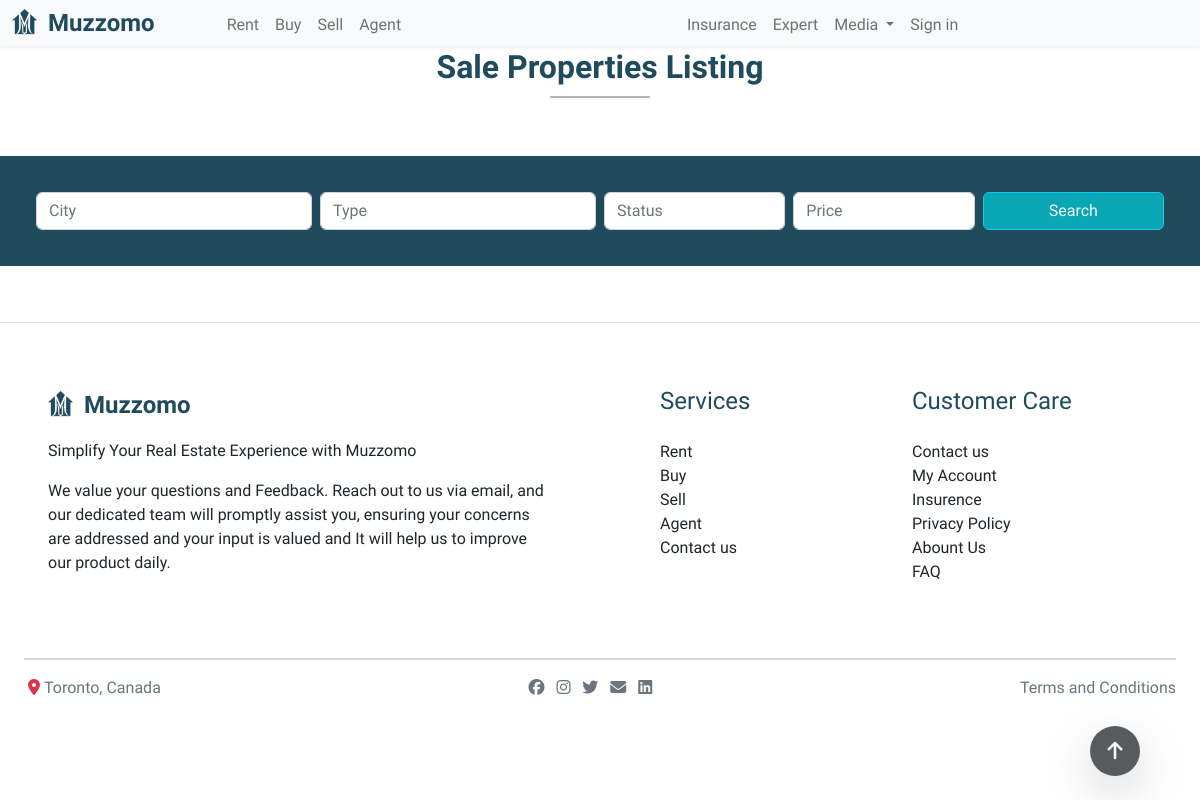
Before: /buy-view/ with the older database file.
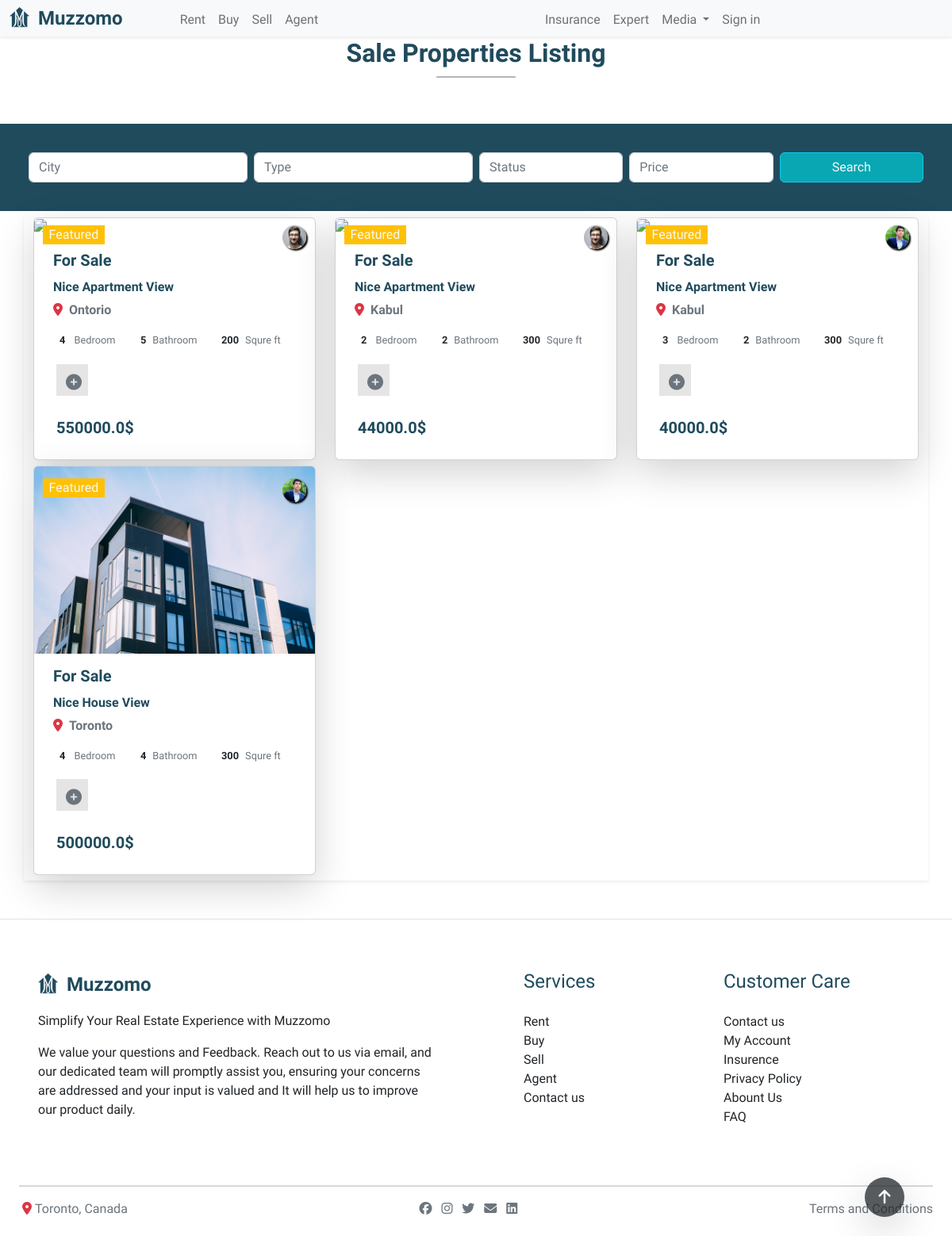
After: the same page with the newer database file.
### listing/models.py (models this page shows, shortened)
class ProductPropertyModel(models.Model):
    tile = models.CharField(max_length=100)
    description = models.CharField(max_length=4000)
    type = models.CharField(max_length=200)
    city = models.CharField(max_length=200)
    status = models.CharField(max_length=200)
    postal_Code = models.CharField(max_length=100)
    floor = models.IntegerField()
    bed = models.IntegerField()
    bath = models.IntegerField()
    room = models.IntegerField()
    area = models.IntegerField()
    lotarea = models.IntegerField()
    price = models.FloatField()
    grauge = models.CharField(max_length=100)
    isactive = models.BooleanField(default=True)
    medai_url = models.CharField(max_length=400)
    coverPhoto = models.ImageField(upload_to="ProductCoverPhoto/")
    amenities = models.ForeignKey('ProductAmenitiesModel', on_delete=models.CASCADE)
    agent = models.ForeignKey(Agent, on_delete=models.CASCADE , null=True)

class Agent(models.Model):
    admin = models.OneToOneField(CustomUser , on_delete=models.CASCADE)
    fullname = models.CharField(max_length=50)
    phone = models.CharField(max_length=20)
    registration_date = models.DateField(auto_now_add=True)
    is_active = models.BooleanField(default=True)
    location = models.ForeignKey(Location , on_delete=models.CASCADE)

class CustomUser(AbstractUser):
    users_type = (
        ('Agent','Agent'),
        ('User','User'),
        ('Expert','Expert')
    )
    user_type = models.CharField(choices=users_type , max_length=50,default='Agent')
    profile_image = models.ImageField(upload_to='profiles/')

### listing/views.py (the view)
# urls.py: path('buy-view/' , buy_view , name='buy'),
def buy_view (request):
    productlist  = ProductPropertyModel.objects.filter(status = 'For Sale')
    filters = ProductPropertyModelFiler(request.GET , queryset = productlist)
    page = request.GET.get('page', 1)
    paginator = Paginator(filters.qs, 6)
    try:
        productlists = paginator.page(page)
    except PageNotAnInteger:
        productlists = paginator.page(1)
    except EmptyPage:
        productlists = paginator.page(paginator.num_pages)
    context = {
        "productlists": productlists,
        "filters" : filters
    }
    return render(request, 'listing/buy.html',context)

### templates/listing/buy.html (shortened to what this page needs)
{% extends 'base.html' %}
{% load static %}
{% block content %}
{% include 'base/nav.html' %}
{% include 'base/scrolled-up.html' %}
<div class="head-title text-center py-5 " id="up-section">
  <h1 class="fs-2 fw-bold  dark-blue-color">
    Sale Properties Listing
  </h1>
  <span></span>
</div>
<div class=" dark-blue-bg p-3 mb-5dark-blue-color">
  <div class=" dark-blue-bg p-3 mb-5dark-blue-color">
    <form  method="get">
          <div class=" ">
            <div class="row m-0 w-100">
              <div class="col-lg-3 col-md-3 col-sm-12  p-1">
                  {{ filters.form.city }}
              </div>
              <div class="col-lg-3 col-md-3 col-sm-12  p-1">
                  {{ filters.form.status }}
              </div>
              <div class="col-lg-2 col-md-2 col-sm-12  p-1">
                  {{ filters.form.type }}
              </div>
              <div class="col-lg-2 col-md-2 col-sm-12  p-1">
                  {{filters.form.price}}
              </div>
              <div class="col-lg-2 col-md-2 col-sm-12  p-1">
                <button type="submit" class="btn btn-info light-blue-bg text-light bg-opacity-10 w-100">Search</button>
              </div>
            </div>
          </div>
      </form>
  </div>
  </div>
<div class="divBody mt-2 mb-5">
  <div class="row m-0 shadow-sm">
    {% for productlist in productlists %}
    <div class="col-xl-4 col-lg-4 col-md-6 col-sm-12">
      <div class="card w-100 position-relative shadow-lg">
        <a href="{% url 'productDetailselect' productlist.id %}"><img src="{{productlist.coverPhoto.url}}"
            class="card-img-top" alt="..."></a>
        <div class="card-body">
          <div class="left-top fs-6 bg-warning text-light px-2 py-0 ">
            Featured
          </div>
          <div class="right-top border-r-50">
            <img src="{{productlist.agent.admin.profile_image.url}}" width="100%" alt="">
          </div>
          <div class="detials p-2 pt-0 ">
            <h4 class=" fs-5 fw-bold dark-blue-color">For Sale</h4>
            <h5 class="fs-6 pt-1 fw-bold dark-blue-color">{{productlist.tile}}</h5>
            <p class="fw-bold pb-0"><i class="fa fa-location-dot  me-2 text-danger"></i><span
                class="text-secondary">{{productlist.city}}</span></p>
            <div class="row m-0 p-0 text-start">
              <div class="col px-2">
                <p class="fs-7"><span class="fw-bolder me-2">{{productlist.bed}}</span> <span
                    class="text-secondary">Bedroom</span></p>
              </div>
              <div class="col px-2">
                <p class="fs-7"><span class="fw-bolder me-2">{{productlist.bath}}</span><span
                    class="text-secondary">Bathroom</span></p>
              </div>
              <div class="col px-2">
                <p class="fs-7"><span class="fw-bolder me-2">{{productlist.area}}</span><span
                    class="text-secondary">Squre ft</span></p>
              </div>
            </div>
            <div class="row m-0 mb-2">
              <div class="col-1 m-1 b-black-5 text-center pt-2 fs-5" style="width: 40px; height: 40px;"><a href="{% url 'productDetailselect' productlist.id %}"><i
                    class="fa fa-plus-circle text-secondary"></i></a></div>
            </div>
            <h2 class="fs-5 pt-3 fw-bold m-1 dark-blue-color">{{productlist.price}}$</h2>
          </div>
        </div>
      </div>
    </div>
    {% endfor %}
  </div>
</div>
{% include 'base/contact.html' %}
{% endblock content %}

### templates/base.html (shortened to what this page needs)
{% load static %}
<!DOCTYPE html>
<html lang="en">
<head>
    <link rel="stylesheet" href="{% static 'Bootstrap/css/bootstrap.min.css' %} ">
    <link rel="stylesheet" type="text/css" href="{% static 'CSS/style.css' %}">
    <link rel="stylesheet" type="text/css" href="{% static 'CSS/csstest.css' %}">
</head>
<body>
    {% block content %}
    {% endblock content %}
</body>
</html>

### templates/base/nav.html (shortened to what this page needs)
  {% load static %}
    <nav class="navbar navbar-expand-lg bg-body-tertiary fixed-top bg-light shadow-sm py-0">
                <div class="container-fluid ">
                    <a class="navbar-brand  fs-4  fw-semibold dark-blue-color  fs-s-4" href="{% url 'home' %}">
                        <img src="{% static 'img/favicon.png' %}" alt="Logo" width="30" height="26" class="d-inline-block align-text-top">
                        Muzzomo
                      </a>
                  <div class="collapse navbar-collapse px-5 pt-1" id="navbarNav">
                    <ul class="navbar-nav">
                      <li class="nav-item">
                        <a class="nav-link" href="{% url 'rent' %}">Rent</a>
                      </li>
                      <li class="nav-item">
                        <a class="nav-link" href="{% url 'buy' %}">Buy</a>
                      </li>
                      <li class="nav-item">
                        <a class="nav-link" href="{% url 'addlisting' %}">Sell</a>
                      </li>
                      <li class="nav-item">
                        <a class="nav-link" href="{% url 'agent' %}">Agent</a>
                      </li>
                    </ul>
                  </div>
                  <div class="collapse navbar-collapse px-5 pt-1" id="navbarNav">
                    <ul class="navbar-nav">
                      <li class="nav-item">
                        <a class="nav-link" href="https://Muzzomo.com">Insurance</a>
                      </li>
                      <li class="nav-item">
                        <a class="nav-link" href="{% url 'expert' %}">Expert</a>
                      </li>
                      <li class="nav-item dropdown">
                        <a class="nav-link dropdown-toggle" href="#" role="button" data-bs-toggle="dropdown" aria-expanded="false">
                          Media
                        </a>
                      </li>
                      {% if user.is_authenticated %}
                      <li class="nav-item">
                        <a class="nav-link" href="{% url 'dologout' %}">Sign out</a>
                      </li>
                      {% else %}
                      <li class="nav-item">
                        <a class="nav-link" href="{% url 'login' %}">Sign in</a>
                      </li>
                      {% endif %}
                    </ul>
                  </div>
                </div>
    </nav>

### templates/base/scrolled-up.html (shortened to what this page needs)
<a href="#up-section">
        <div class="up fixed-bottom d-flex align-items-center bg-dark bg-opacity-75 shadow-lg text-center">
          <i class="fa fa-arrow-up w-100 fs-5 fw-bold text-light" aria-hidden="true"></i>
        </div>
    </a>

### templates/base/contact.html
{% load static %}
<div class="divFooterSection border-top">
    <div class="row m-0">
        <div class="col-lg-6 p-lg-5 p-md-2 p-sm-1 col-sm-12 mt-3">
          <div class="navbar-brand  fs-4  fw-semibold dark-blue-color pb-3">
            <img src="{% static 'img/favicon.png' %}" alt="Logo" width="30" height="26" class="d-inline-block align-text-top">
            Muzzomo
          </div>
            <p class="fs-10">Simplify Your Real Estate
                Experience with Muzzomo</p>
                <p class="fs-10">
                    We value your questions and Feedback. Reach out to us
                    via email, and our dedicated team will promptly assist you,
                    ensuring your concerns are addressed and your input is
                    valued and It will help us to improve our product daily.
                </p>
        </div>
        <div class="col-lg-6 col-sm-12 p-lg-5 p-md-2 p-sm-1 mt-lg-3 mt-md-0">
          <div class="row m-0">
            <div class="col-6">
                <h4 class="Footerheaders fs-9 dark-blue-color pb-3">Services</h4>
                <ul class="list-unstyled">
                <li><a href="" class="text-decoration-none text-dark fs-10">Rent</a></li>
                <li><a href="" class="text-decoration-none text-dark fs-10">Buy</a></li>
                <li><a href="" class="text-decoration-none text-dark fs-10">Sell</a></li>
                <li><a href="" class="text-decoration-none text-dark fs-10">Agent</a></li>
                <li><a href="" class="text-decoration-none text-dark fs-10">Contact us</a></li>
            </ul>
            </div>
            <div class="col-6">
                <h4 class="Footerheaders fs-9 dark-blue-color pb-3">Customer Care</h4>
                <ul class="list-unstyled">
                <li><a href="" class="text-decoration-none text-dark fs-10">Contact us</a></li>
                <li><a href="" class="text-decoration-none text-dark fs-10">My Account</a></li>
                <li><a href="" class="text-decoration-none text-dark fs-10">Insurence</a></li>
                <li><a href="" class="text-decoration-none text-dark fs-10">Privacy Policy</a></li>
                <li><a href="" class="text-decoration-none text-dark fs-10">Abount Us</a></li>
                <li><a href="" class="text-decoration-none text-dark fs-10">FAQ</a></li>
                </ul>
            </div>
          </div>
        </div>
    </div>
    <div class="footerLine">
    </div>
    <div class="socialMedia mt-3">
        <ul class="d-flex justify-content-between list-unstyled mx-4">
            <li>
                <div class="container p-0">
                    <a class="text-decoration-none fs-8" href=""><i class="fa fa-location-dot px-1 text-secondary text-danger" aria-hidden="true"></i><span class="text-secondary">Toronto, Canada</span></a>
                </div>
                 </li>
            <li>
                <div class="container">
                    <a class="text-decoration-none" href=""><i class="fa-brands fa-facebook px-1 text-secondary text-secondary fs-8" aria-hidden="true"></i></a>
                    <a class="text-decoration-none" href=""><i class="fa-brands fa-instagram px-1 text-secondary fs-8" aria-hidden="true"></i></a>
                    <a class="text-decoration-none" href=""><i class="fa-brands fa-twitter px-1 text-secondary fs-8" aria-hidden="true"></i></a>
                    <a class="text-decoration-none" href=""><i class="fa fa-envelope px-1 text-secondary fs-8" aria-hidden="true"></i></a>
                    <a class="text-decoration-none" href=""><i class="fa-brands fa-linkedin px-1 text-secondary fs-8" aria-hidden="true"></i></a>
                </div>
            </li>
            <li>
                <a href="" class="text-decoration-none text-secondary fs-8">Terms and Conditions</a>
            </li>
        </ul>
    </div>
  </div>

### static/CSS/style.css (style rules this page uses)
* { font-family: 'Inder', sans-serif;; }
.divBody { margin-left: 2.5%; margin-right: 2.5%; width: 95%; }
p.fs-7 { font-size: 0.8em; }
div.divFooterSection { width: 100%; height: 400px; border-top: 1px solid rgb(215, 215, 215); }
.footerLine { background-color: rgb(215, 215, 215); height: 2px; width: 96%; margin-top: 10px; margin-left: 2%; margin-right: 2%; }

### static/CSS/csstest.css (style rules this page uses)
.dark-blue-bg { background-color: #204b5d; }
.dark-blue-color { color: #204b5d; }
.light-blue-bg { background-color: rgb(8, 167, 179); }
.fs-7 { font-size: 0.8em; }
.border-r-50 { border-radius: 50%; box-shadow: black 2px 2px 2px; }
.b-black-5 { background-color: rgba(0, 0, 0, 0.1); }
.up { width: 50px; height: 50px; border-radius: 50%; margin-right: 5%; margin-left: auto; margin-bottom: 2%; }
.head-title span { background: rgb(182, 182, 182) none repeat scroll 0 0; display: block; height: 2px; margin: 10px auto; width: 100px; }
.card { margin: 0%; padding:0%; margin-bottom: 2%; }
.card img { width: 100%; max-height: 40vh; max-height: 50vh; }
.left-top { position: absolute; width: fit-content; top: 3%; left:3%; }
.right-top { position: absolute; width: fit-content; top:3%; right: 3%; border-radius: 50%; }
.right-top img { width: 30px; height: 30px; border-radius: 50%; }

Changed rows visible on the page:
added ProductPropertyModel: agent.admin.profile_image (picture), tile "Nice Apartment View", city "Ontorio", bed "4", bath "5", area "200", price "550000.0"
added ProductPropertyModel: agent.admin.profile_image (picture), tile "Nice Apartment View", city "Kabul", bed "2", bath "2", area "300", price "44000.0"
added ProductPropertyModel: agent.admin.profile_image (picture), tile "Nice Apartment View", city "Kabul", bed "3", bath "2", area "300", price "40000.0"
added ProductPropertyModel: coverPhoto (picture), agent.admin.profile_image (picture), tile "Nice House View", city "Toronto", bed "4", bath "4", area "300", price "500000.0"
